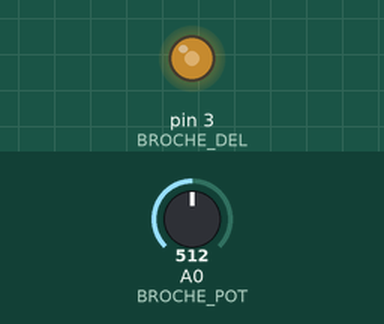
Recording of a program running on a simulated Arduino Uno, built with avr-gcc and run on an emulated ATmega328P. Parts: output pins drawn as LEDs (lit = HIGH). The test bench sets the inputs (shaded band); at power-on: A0 (BROCHE_POT) = 512. EEPROM starts erased.

Above: at 3.2 s.
3.3 s: A0 (BROCHE_POT) set to 716
At 4.4 s:
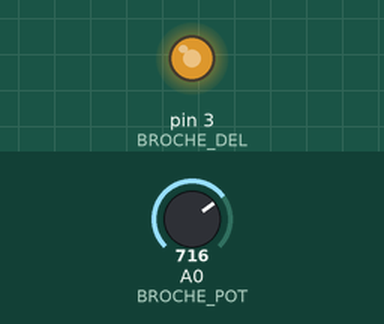
4.8 s: A0 (BROCHE_POT) set to 900
At 5.6 s:
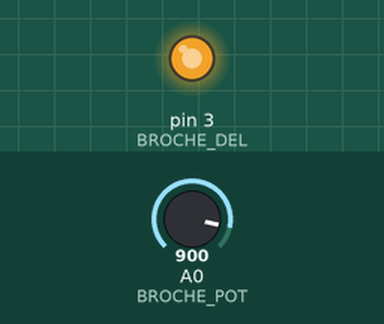
6.3 s: A0 (BROCHE_POT) set to 0
At 6.9 s:
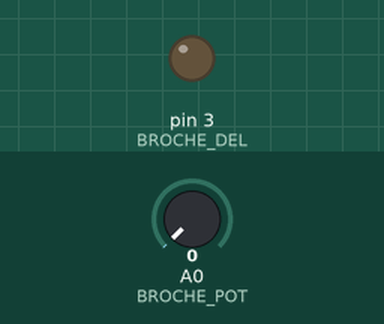
Timing chart, 0 to 9.3 s (numbered marks = the images above; inputs shaded):
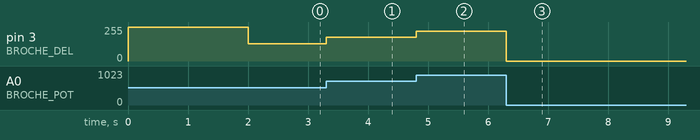

The program:

main.cpp
```cpp
/*
    Fichier:      eeprom-intensite.cpp
    Auteur:       Alain Boudreault
    Date:         2026.11.07
    --------------------------------------------------------------------------
    Description:  Régler l'intensité d'une DEL avec le potentiomètre et
                  conserver ce réglage dans l'EEPROM.
    Modules:      Potentiomètre sur A0, DEL sur D3 (PWM)
    --------------------------------------------------------------------------
*/
#include <Arduino.h>
#include <EEPROM.h>

#define BROCHE_POT            A0
#define BROCHE_DEL            3
#define ADRESSE_INTENSITE     1     // La case 0 est réservée au compteur de démarrages
#define DELAI_LECTURE         100

void setup() {
  pinMode(BROCHE_DEL, OUTPUT);
  // Reprendre l'intensité conservée lors de la dernière utilisation
  analogWrite(BROCHE_DEL, EEPROM.read(ADRESSE_INTENSITE));
  delay(2000);
} // setup()

void loop() {
  // analogRead() retourne 0..1023, une case de l'EEPROM contient 0..255:
  // il faut diviser par 4 (ou utiliser map()).
  byte intensite = analogRead(BROCHE_POT) / 4;

  analogWrite(BROCHE_DEL, intensite);

  // Écrire seulement si l'intensité a changé
  EEPROM.update(ADRESSE_INTENSITE, intensite);

  delay(DELAI_LECTURE);
} // loop()
```

Measured:
- after the input at 3.3 s, pin 3 (BROCHE_DEL): 128/255 → 179/255 at once
- after the input at 4.8 s, pin 3 (BROCHE_DEL): 179/255 → 225/255 at once
- after the input at 6.3 s, pin 3 (BROCHE_DEL): 225/255 → 0/255 at once
